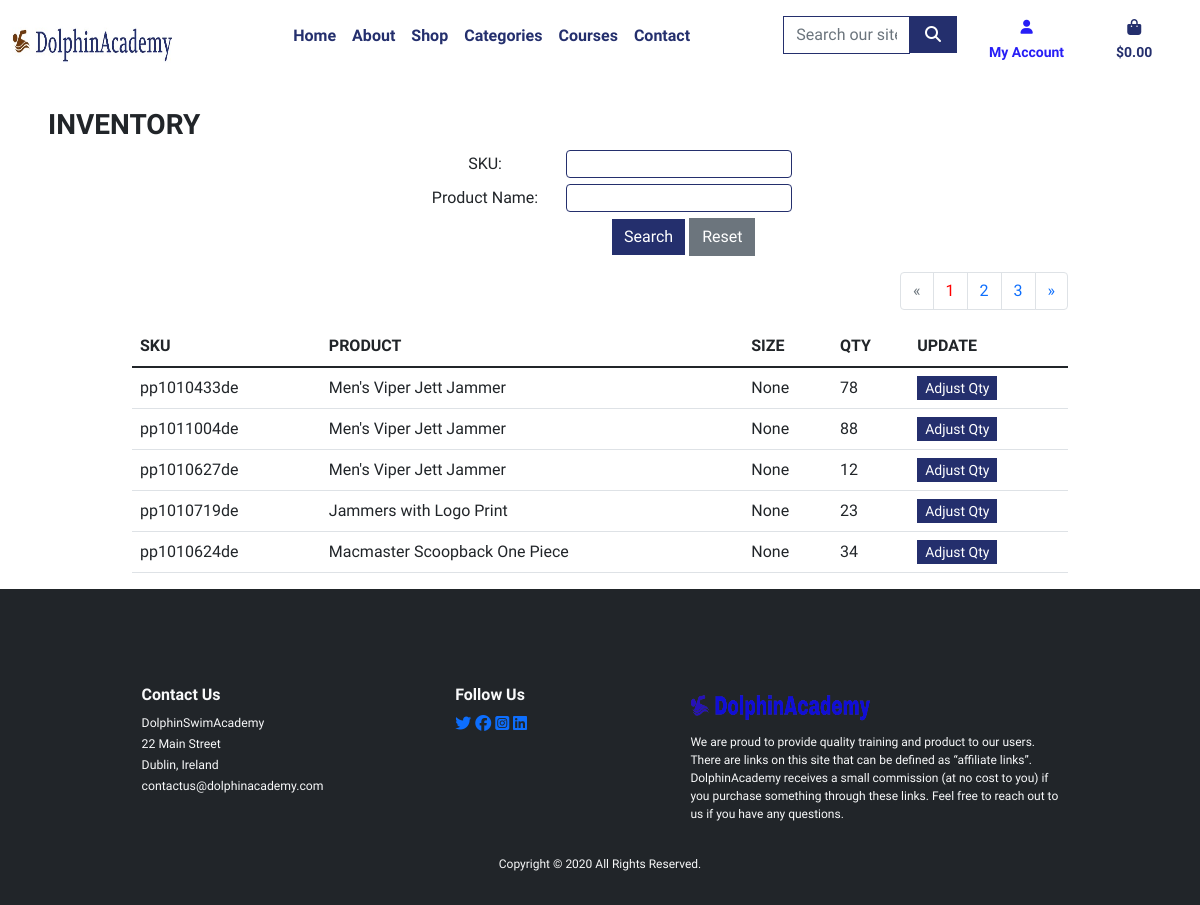
Page /products/inventory/ (signed in) on the earlier database version.
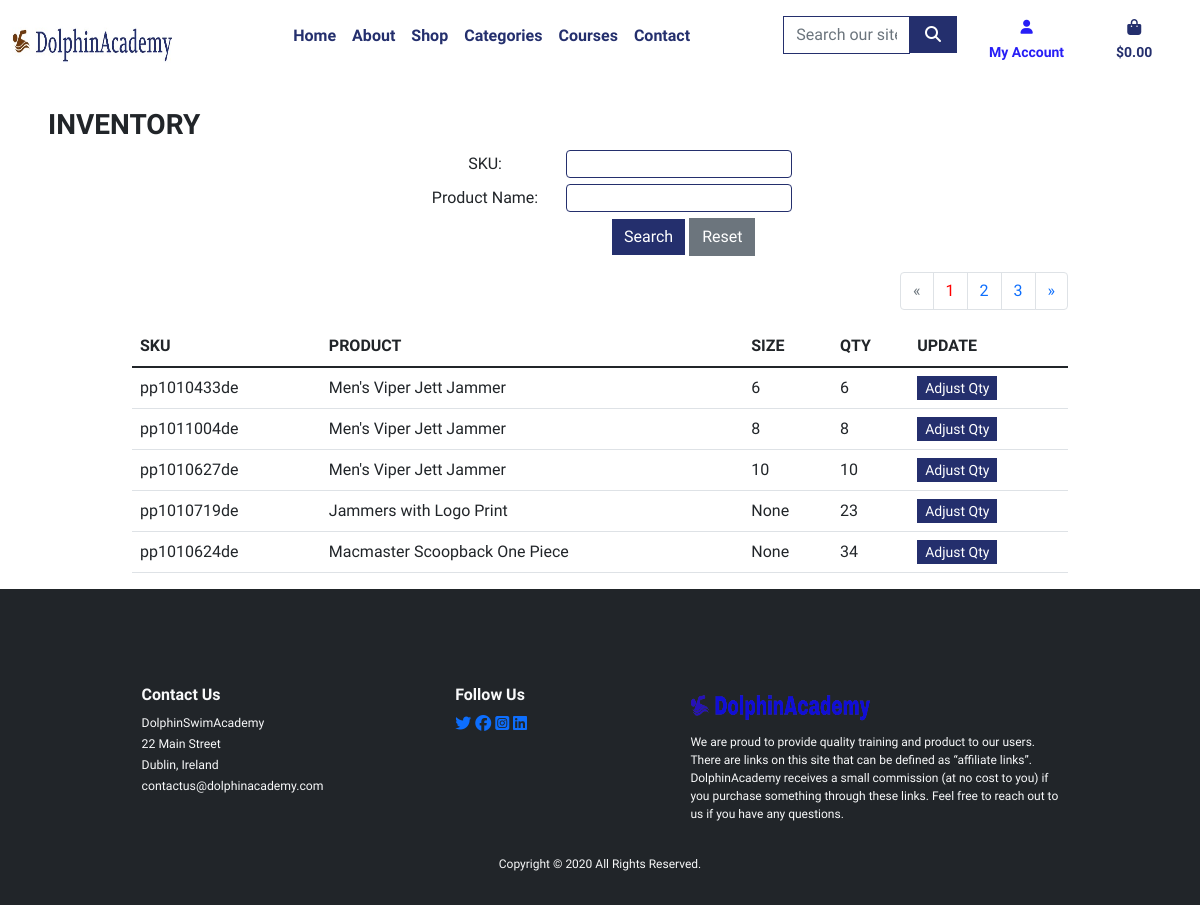
Same page on the later database version.
### products/models.py (models this page shows, shortened)
class Inventory(models.Model):
    product = models.ForeignKey(
        Product,
        on_delete=models.CASCADE,
        related_name='inventories',
    )
    size = models.ForeignKey(
        Size,
        on_delete=models.CASCADE,
        null=True,
        blank=True
    )
    date_added = models.DateTimeField(
        auto_now_add=True,
        editable=False
    )
    units = models.PositiveIntegerField(
        default=0
    )
    def generate_sku():
        """
        Returns a random unique sku string
        Args:
            self (object): self.
        Returns:
            The sku string
        """
        unique = True
        while unique:
            sku_ref = 'pp'+str(random.randint(1010201, 1011031))
            if not Inventory.objects.filter(sku=sku_ref):
                unique = False
        return str(sku_ref)
    sku = models.CharField(
        max_length=50,
        unique=True,
        editable=False,
        default=generate_sku,
    )

class Product(models.Model):
    class Meta:
        verbose_name = 'Product'
        verbose_name_plural = 'Products'
    name = models.CharField(
        max_length=254,
        unique=True
    )
    description = models.TextField(
        max_length=1256,
        blank=True,
        null=True
    )
    category = models.ManyToManyField(
        Category
    )
    image = models.ImageField(
        upload_to='products/',
        null=True,
        blank=True
    )
    rating = models.DecimalField(
        max_digits=6,
        decimal_places=2,
        null=True,
        blank=True
    )
    size = models.ManyToManyField(
        Size,
        max_length=254,
        through='Inventory',
        null=True,
        blank=True,
        related_name='products'
    )
    is_active = models.BooleanField(
        default=False
    )
    price = models.DecimalField(
        max_digits=5,
        decimal_places=2
    )
    slug = models.SlugField(
        blank=True,
        null=True
    )
    def __str__(self):
        return self.name
    def get_categories(self):
        """
        Returns the product categories list
        Args:
            self (object): self.
        Returns:
            product categories list
        """
        return "\n".join([cat.name for cat in self.category.all()])
    get_categories.short_description = "Categories"
    def get_product_size(self):
        """
        Returns the product size list
        Args:
            self (object): self.
        Returns:
            product size list
        """
        return "\n".join([size.name for size in self.size.all()])
    get_product_size.short_description = "size"

class Size(models.Model):
    class Meta:
        verbose_name = 'Size'
        verbose_name_plural = 'Sizes'
    name = models.CharField(
        max_length=254
    )
    friendly_name = models.CharField(
        max_length=254,
        null=True,
        blank=True
    )
    def __str__(self):
        return self.name

### products/views.py (the view, shortened to what this page needs)
@login_required
def inventory_view(request):
    active_tab = 'myaccount'
    if not request.user.is_superuser:
        messages.error(request, f"Sorry, You are not autherized to \
            perform this action")
        return redirect(reverse('home'))
    sub_products = Inventory.objects.all()
    paginator = Paginator(sub_products, 5)
    page_number = request.GET.get('page', 1)
    try:
        page_obj = paginator.page(page_number)
    except PageNotAnInteger:
        page_obj = paginator.page(1)
    except EmptyPage:
        page_obj = paginator.page(paginator.num_pages)
    context = {
        'page_obj': page_obj,
        'active_tab': active_tab
    }
    template = 'products/inventory_list.html'
    return render(request, template, context=context)

### products/templates/products/inventory_list.html (shortened to what this page needs)
{% extends 'base.html' %}
{% load static %}
{% block page_header %}
    <div class="container header-container">
    </div>
{% endblock %}
{% block content %}
    <div class="product-container mx-5">
        <div class="row">
            <div class="col">
                <h1 class="fs-3 mt-3 mt-md-2">
                    INVENTORY
                </h1>
            </div>
        </div>
    </div>
    <div class="container">
        <div class="row">
            <div class="col"></div>
            <div class="col-12 col-md-8 mt-4 mt-md-0">
                <form method="GET" action="{% url 'inventory_view' %}">
                    <div class="row">
                      <div class="col-12 text-center">
                        <label for="id_sku" class="form-label w-25">SKU:</label>
                        <input class="rounded border-ocean-blue" type="text" name="sku">
                      </div>
                    </div>
                    <div class="row">
                      <div class="col-12 text-center">
                        <label for="id_product__name" class="form-label w-25">Product Name:</label>
                        <input class="rounded border-ocean-blue" type="text" name="product-name">
                      </div>
                    </div>
                    <div class="row mb-3">
                        <div class="col-6"></div>
                        <div class="col-6 text-start">
                            <span>
                                <input type="submit" class="btn btn-ocean-blue rounded-0" name="query" value="Search"></button>
                                <input type="submit" class="btn btn-secondary rounded-0" value="Reset"> </button>
                            </span>
                        </div>
                    </div>
                </form>
            </div>
            <div class="col"></div>
        </div>
        <div class="row">
            <div class="col d-flex align-items-end justify-content-end">
                {% if page_obj.has_other_pages %}
                    <nav>
                        <ul class="pagination justify-content-end">
                            {% if page_obj.has_previous %}
                                <li class="page-item">
                                    <a class="page-link" href="?page={{ page_obj.previous_page_number }}" aria-label="Previous">
                                    <span aria-hidden="true">&laquo;</span>
                                    </a>
                                </li>
                            {% else %}
                                <li class="page-item disabled">
                                    <span class="page-link" aria-hidden="true">&laquo;</span>
                                </li>
                            {% endif %}
                            {% for p in page_obj.paginator.page_range %}
                                {% if page_obj.number == p %}
                                    <li class="page-item"><a class="page-link" style="color: red;" href="#">{{ p }}</a></li>
                                {% else %}
                                    <li class="page-item"><a class="page-link" href="?page={{ p }}">{{ p }}</a></li>
                                {% endif %}
                            {% endfor %}
                            {% if page_obj.has_next %}
                            <li class="page-item">
                                <a class="page-link" href="?page={{ page_obj.next_page_number }}" aria-label="Next">
                                <span aria-hidden="true">&raquo;</span>
                                </a>
                            </li>
                            {% else %}
                            <li class="page-item disabled">
                                <span class="page-link" aria-hidden="true">&raquo;</span>
                            </li>
                            {% endif %}
                        </ul>
                    </nav>
                {% endif %}
            </div>
        </div>
    </div>
    <div class = "container">
        <div class="table-responsive rounded">
            <table class="table ">
                <thead>
                    <tr>
                        <th scope="col">SKU</th>
                        <th scope="col">PRODUCT</th>
                        <th scope="col">SIZE</th>
                        <th scope="col">QTY</th>
                        <th scope="col">UPDATE</th>
                    </tr>
                </thead>
                <tbody>
                    {% for sub_product in page_obj %}
                        <tr>
                            <td>{{ sub_product.sku }}</th>
                            <td>{{ sub_product.product }}</td>
                            <td>{{ sub_product.size }}</td>
                            <td>{{ sub_product.units }}</td>
                            <td><a class = "btn-sm btn-ocean-blue rounded-0 text-decoration-none" href="{%url 'edit_inventory' sub_product.id %}">Adjust Qty</a></td>
                        </tr>
                    {% endfor %}
                </tbody>
            </table>
        </div>
    </div>
{% endblock %}

### templates/base.html (shortened to what this page needs)
<!doctype html>
{% load static %}
<html lang="en">
<head>
  {% block corecss %}
    <link href="https://cdn.jsdelivr.net/npm/bootstrap@5.1.3/dist/css/bootstrap.min.css" rel="stylesheet">
    <link rel="stylesheet" href="https://cdn.jsdelivr.net/npm/bootstrap-icons@1.8.1/font/bootstrap-icons.css">
    <link rel="stylesheet" href="{% static 'css/base.css' %}">
  {% endblock %}
</head>
<body>
  <header class="container-fluid fixed-top">
    <div class="row bg-white navbar">
      <div class="col-lg-2 col-12 d-flex justify-content-center ">
        <a class="navbar-brand" href="{% url 'home' %}"><img class="logo img-fluid my-1 fw-bolder"
            src="{% static 'img/logo.webp' %}" alt="logo"></a>
      </div>
      <div class="col-lg-10 col-12">
        <div class="row">
          <div class="col-lg-7 col-12">
            <nav class="navbar navbar-expand-lg navbar-light bg-white d-sm-flex ">
              {% include 'includes/main-nav.html' %}
            </nav>
          </div>
          <div class="col-lg-5 d-none d-lg-block">
            <div class="row">
              <div class="col-lg-4 col-xl-5 d-0 p-0">
                <form method="GET" action="{% url 'products' %}">
                  <div class="input-group my-2">
                    <input class="form-control border-ocean-blue rounded-0" type="text" name="q"
                      placeholder="Search our sites">
                    <div class="input-group-append">
                      <button class="form-control btn btn-ocean-blue  rounded-0" aria-label="search" type="submit">
                        <span class="icon search">
                          <i class="fas fa-search"></i>
                        </span>
                      </button>
                    </div>
                  </div>
                </form>
              </div>
              <div class="col-lg-8 col-xl-7 p-0 m-0">
                <ul class="menu-item list-inline list-unstyled my-0 mr-0">
                  <li class="list-inline-item dropdown p-0 ms-xl-2 ps-xl-2 ">
                    <a href="#" class="nav-link" id="user-profile-options" data-toggle="dropdown" aria-haspopup="true"
                      aria-expanded="false">
                      <div class="text-center text-ocean-blue mr-0 {% if active_tab == 'myaccount' %} active-menu {% endif %}">
                        <div><i class="fa fa-user fa-sm"></i></div>
                        <small class="my-0 fw-bolder">My Account</small>
                      </div>
                    </a>
                  </li>
                  <li class="list-inline-item p-0 ms-sm-2">
                    <a href="{% url 'view_bag' %}"
                      class="{% if grand_total %} text-info font-weight-bold{% else %}text-black{% endif %} nav-link">
                      <div class="text-center text-ocean-blue {% if request.resolver_match.url_name == 'view_bag' %} active-menu {% endif %}">
                        <div><i class="fas fa-shopping-bag fa-fw"></i></div>
                        <small class="my-0 fw-bolder">
                          {% if grand_total %}
                            ${{grand_total| floatformat:2}}
                          {% else %}
                            $0.00
                          {% endif %}
                        </small>
                      </div>
                    </a>
                  </li>
                </ul>
              </div>
            </div>
          </div>
        </div>
      </div>
    </div>
  </header>
  {% block page_header %}
  {% endblock %}
  {% block content %}
  {% endblock %}
  <footer>
    <div class="container-fluid bg-dark text-light pt-5">
      <div class="container mt-5">
        <div class="row">
          <div class="col-sm-12 col-md-4">
            <h6>Contact Us</h6>
            <div style="font-size: 14px">
              <div><small class="fw-normal">DolphinSwimAcademy</small></div>
              <div><small class="fw-normal">22 Main Street</small></div>
              <div><small class="fw-normal">Dublin, Ireland</small></div>
              <p><small class="fw-normal">contactus@dolphinacademy.com</small></p>
            </div>
          </div>
          <div class="col-sm-12 col-md-3 mt-sm-3 mt-md-0">
            <h6>Follow Us</h6>
                <a href="https://twitter.com" aria-label="twitter" class="twitter"><i class="fa-brands fa-twitter"></i></a>
                <a href="https://www.facebook.com/" aria-label="facebook" class="facebook"><i class="fa-brands fa-facebook"></i></a>
                <a href="https://www.instagram.com/" aria-label="instagram"><i class="fa-brands fa-square-instagram"></i></a>
                <a href="https://www.linkedin.com/" aria-label="linkedin"><i class="fa-brands fa-linkedin"></i></a>
          </div>
          <div class="col-sm-12 col-md-5 mt-sm-3 mt-md-0">
            <h5 class="opacity-100 ">
              <img src="{% static 'img/logo_footer.png' %}" width="180" height="40" alt="logo">
          </h5>
          <p style="font-size: 12px">We are proud to provide quality training and product to our users.
            There are links on this site that can be defined as “affiliate links”. DolphinAcademy receives a small commission
            (at no cost to you) if you purchase something through these links. Feel free to reach out to us if you have
            any questions.
          </p>
          </div>
        </div>
      </div>
      <div class="container text-center py-3">
        <p style="font-size:12px">Copyright © 2020 All Rights Reserved.</p>
      </div>
    </div>
  </footer>
</body>
</html>

### templates/includes/main-nav.html (shortened to what this page needs)
<div class="collapse navbar-collapse d-lg-none" id="main-nav">
    <ul class="navbar-nav" id="nav">
        <li class="nav-item {% if request.resolver_match.url_name == 'home' %} active {% endif %}">
            <a class="nav-link mr-xl-2 fw-bolder" href="{% url 'home' %}">Home <span class="sr-only">(current)</span></a>
        </li>
        <li class="nav-item {% if request.resolver_match.url_name == 'about' %} active {% endif %}">
            <a class="nav-link mr-xl-2 fw-bolder" href="{% url 'about' %}">About</a>
        </li>
        <li class="nav-item dropdown {% if active_tab == 'products' %} active {% endif %}">
            <a class="fw-bolder nav-link mr-xl-2" href="#" id="all-products-link" data-toggle="dropdown" aria-haspopup="true" aria-expanded="false">
              Shop
            </a>
          </li>
        <li class="nav-item dropdown {% if active_tab == 'category' %} active {% endif %}" >
            <a class="fw-bolder nav-link mr-xl-2" href="#" id="categories-link" data-toggle="dropdown" aria-haspopup="true" aria-expanded="false">
                Categories
            </a>
        </li>
        <li class="nav-item dropdown {% if request.resolver_match.url_name == 'courses' %} active {% endif %}">
            <a class="fw-bold nav-link mr-xl-2" href="#" id="courses-link" data-toggle="dropdown" aria-haspopup="true" aria-expanded="false">
                Courses
            </a>
        </li>
        <li class="nav-item {% if request.resolver_match.url_name == 'contact' %} active {% endif %}">
            <a class="nav-link mr-xl-2 fw-bolder" href="{% url 'contact' %}">Contact</a>
        </li>
    </ul>
</div>

Differences in the rows shown:
changed Inventory "pp1010433de": size "None" → "6"; units "78" → "6"
changed Inventory "pp1011004de": size "None" → "8"; units "88" → "8"
changed Inventory "pp1010627de": size "None" → "10"; units "12" → "10"
